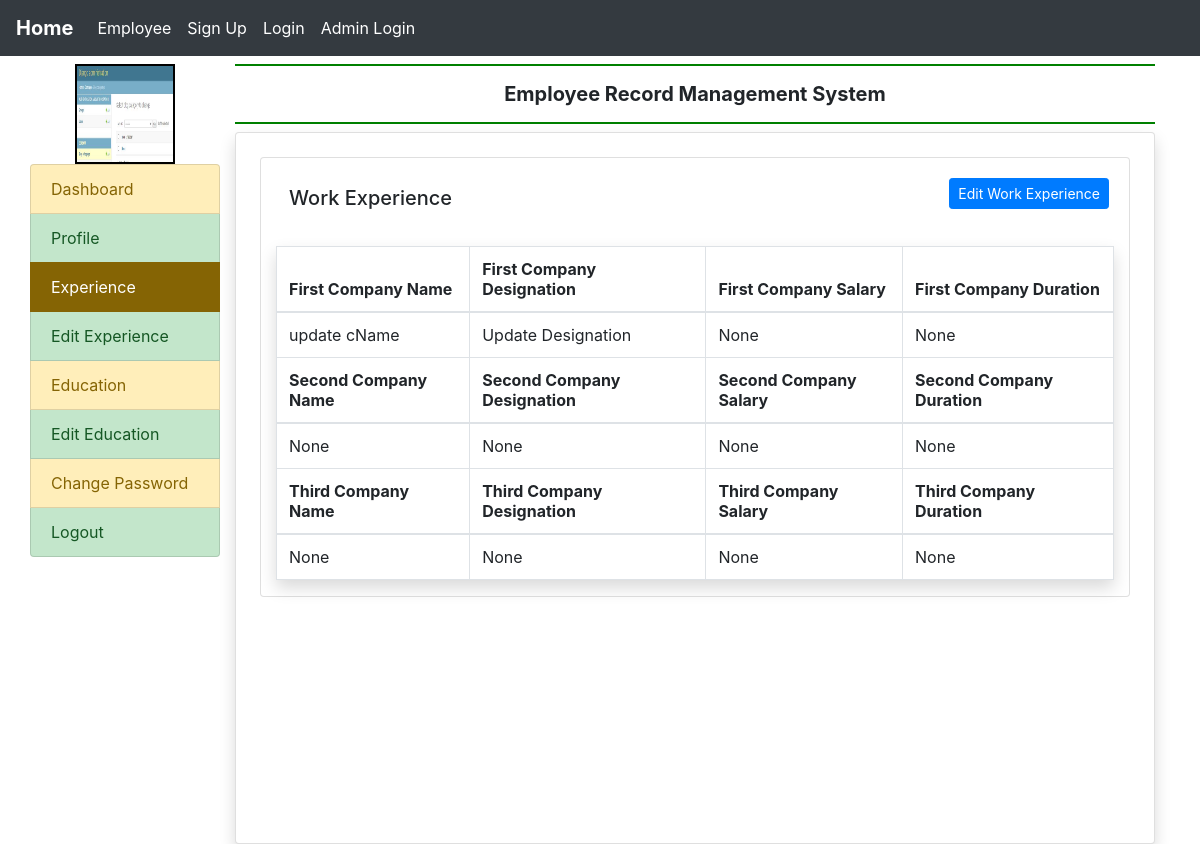
The page /myexperience/ (signed in) on the database its author committed.
### recordapp/models.py (models this page shows, shortened)
class EmployeeExperience(models.Model):
    user = models.ForeignKey(User, on_delete=models.CASCADE)
    company1name = models.CharField(max_length=100, null=True)
    company1designation = models.CharField(max_length=100, null=True)
    company1salary = models.CharField(max_length=100, null=True)
    company1duration = models.CharField(max_length=100, null=True)
    company2name = models.CharField(max_length=100, null=True)
    company2designation = models.CharField(max_length=100, null=True)
    company2salary = models.CharField(max_length=100, null=True)
    company2duration = models.CharField(max_length=100, null=True)
    company3name = models.CharField(max_length=100, null=True)
    company3designation = models.CharField(max_length=100, null=True)
    company3salary = models.CharField(max_length=100, null=True)
    company3duration = models.CharField(max_length=100, null=True)

### recordapp/views.py (the view)
# urls.py: path('myexperience/', myexperience, name='myexperience'),
def myexperience(request):
    if not request.user.is_authenticated:
        return redirect('login')
    user = request.user
    experience = EmployeeExperience.objects.get(user=user)
    return render(request, 'myexperience.html', locals())

### recordapp/templates/myexperience.html
{% extends 'base.html' %}
{% block main%}
<div class="card m-1">
    <div class="card-body">
    <a href="{% url 'edit_myexperience' %}" class="btn btn-primary float-right btn btn-sm">Edit Work Experience</a>
        <h5 class="p-2" style="border-bottom: 2px solid danger">Work Experience</h5>
    </div>
    <div class="container-fluid">
        <table class="table table-bordered shadow">
            <thead>
                <tr>
                    <th>First Company Name</th>
                    <th>First Company Designation</th>
                    <th>First Company Salary</th>
                    <th>First Company Duration</th>
                </tr>
            </thead>
            <tbody>
                <tr>
                    <td scope="row">{{experience.company1name}}</td>
                    <td scope="row">{{experience.company1designation}}</td>
                    <td scope="row">{{experience.company1salary}}</td>
                    <td scope="row">{{experience.company1duration}}</td>
                </tr>
            </tbody>
            <thead>
                <tr>
                    <th>Second Company Name</th>
                    <th>Second Company Designation</th>
                    <th>Second Company Salary</th>
                    <th>Second Company Duration</th>
                </tr>
            </thead>
            <tbody>
                <tr>
                    <td scope="row">{{experience.company2name}}</td>
                    <td scope="row">{{experience.company2designation}}</td>
                    <td scope="row">{{experience.company2salary}}</td>
                    <td scope="row">{{experience.company2duration}}</td>
                </tr>
            </tbody>
            <thead>
                <tr>
                    <th>Third Company Name</th>
                    <th>Third Company Designation</th>
                    <th>Third Company Salary</th>
                    <th>Third Company Duration</th>
                </tr>
            </thead>
            <tbody>
                <tr>
                    <td scope="row">{{experience.company3name}}</td>
                    <td scope="row">{{experience.company3designation}}</td>
                    <td scope="row">{{experience.company3salary}}</td>
                    <td scope="row">{{experience.company3duration}}</td>
                </tr>
            </tbody>
        </table>
    </div>
</div>
{% endblock %}

### recordapp/templates/base.html (shortened to what this page needs)
{% load static %}
{% include 'header.html' %}
<html>
    <head>
        <link rel="stylesheet" href="https://maxcdn.bootstrapcdn.com/bootstrap/4.5.2/css/bootstrap.min.css">
    </head>
    <body>
    <div class="container fluid">
        <div class="row">
            <div class="col-sm-2 p-0">
                <center><img style="border: 2px solid black;" src="{% static 'images/icon.JPG' %}" width="100" height="100"></center>
                <div class="list-group">
                    <a href="{% url 'home' %}" class="list-group-item list-group-item-warning list-group-item-action {% if request.path == '/home/' %} active {% endif %}">Dashboard</a>
                    <a href="{% url 'profile' %}" class="list-group-item list-group-item-success list-group-item-action {% if request.path == '/profile/' %} active {% endif %}">Profile</a>
                    <a href="{% url 'myexperience' %}" class="list-group-item list-group-item-warning list-group-item-action {% if request.path == '/myexperience/' %} active {% endif %}">Experience</a>
                    <a href="{% url 'edit_myexperience' %}" class="list-group-item list-group-item-success list-group-item-action {% if request.path == '/edit_myexperience/' %} active {% endif %}">Edit Experience</a>
                    <a href="{% url 'my_education' %}" class="list-group-item list-group-item-warning list-group-item-action {% if request.path == '/my_education/' %} active {% endif %}">Education</a>
                    <a href="{% url 'edit_myeducation' %}" class="list-group-item list-group-item-success list-group-item-action {% if request.path == '/edit_myeducation/' %} active {% endif %}">Edit Education</a>
                    <a href="{% url 'change_password' %}" class="list-group-item list-group-item-warning list-group-item-action {% if request.path == '/change_password/' %} active {% endif %}">Change Password</a>
                    <a href="{% url 'logout' %}" class="list-group-item list-group-item-success list-group-item-action {% if request.path == '/logout/' %} active {% endif %}">Logout</a>
                </div>
            </div>
            <div class="col-sm-10 p-0">
                <div class="container">
                    <h5 class="text-center p-3 font-weight-bold" style="border-bottom: 2px solid green; border-top: 2px solid green">Employee Record Management System</h5>
                <div class="card shadow" style="min-height: 89vh;">
                    <div class="card-body">
                        {% block main %}
                        {% endblock %}
                    </div>
                </div>
                </div>
            </div>
        </div>
    </div>
    </body>
</html>

### recordapp/templates/header.html (shortened to what this page needs)
{% load static %}
  <link rel="stylesheet" href="https://maxcdn.bootstrapcdn.com/bootstrap/4.5.2/css/bootstrap.min.css">
  <link rel="stylesheet" href="{% static 'css/style.css' %}">
<nav class="navbar navbar-expand-md bg-dark navbar-dark">
  <a class="navbar-brand" href="{% url 'index' %}">Home</a>
  <div class="collapse navbar-collapse" id="collapsibleNavbar">
    <ul class="navbar-nav">
      <li class="nav-item">
        <a class="nav-link" href="{% url 'home' %}">Employee</a>
      </li>
      <li class="nav-item">
        <a class="nav-link" href="{% url 'registration' %}">Sign Up</a>
      </li>
      <li class="nav-item">
        <a class="nav-link" href="{% url 'login' %}">Login</a>
      </li>
      <li class="nav-item">
        <a class="nav-link" href="{% url 'admin_login' %}">Admin Login</a>
      </li>
    </ul>
  </div>
</nav>

### recordapp/static/css/style.css (style rules this page uses)
.nav-link { color: white !important; }
.navbar-brand { font-weight: bold; }

### rows shown on the page
EmployeeExperience: company1name "update cName", company1designation "Update Designation", company1salary "None", company1duration "None", company2name "None", company2designation "None", company2salary "None", company2duration "None", company3name "None", company3designation "None", company3salary "None", company3duration "None"
